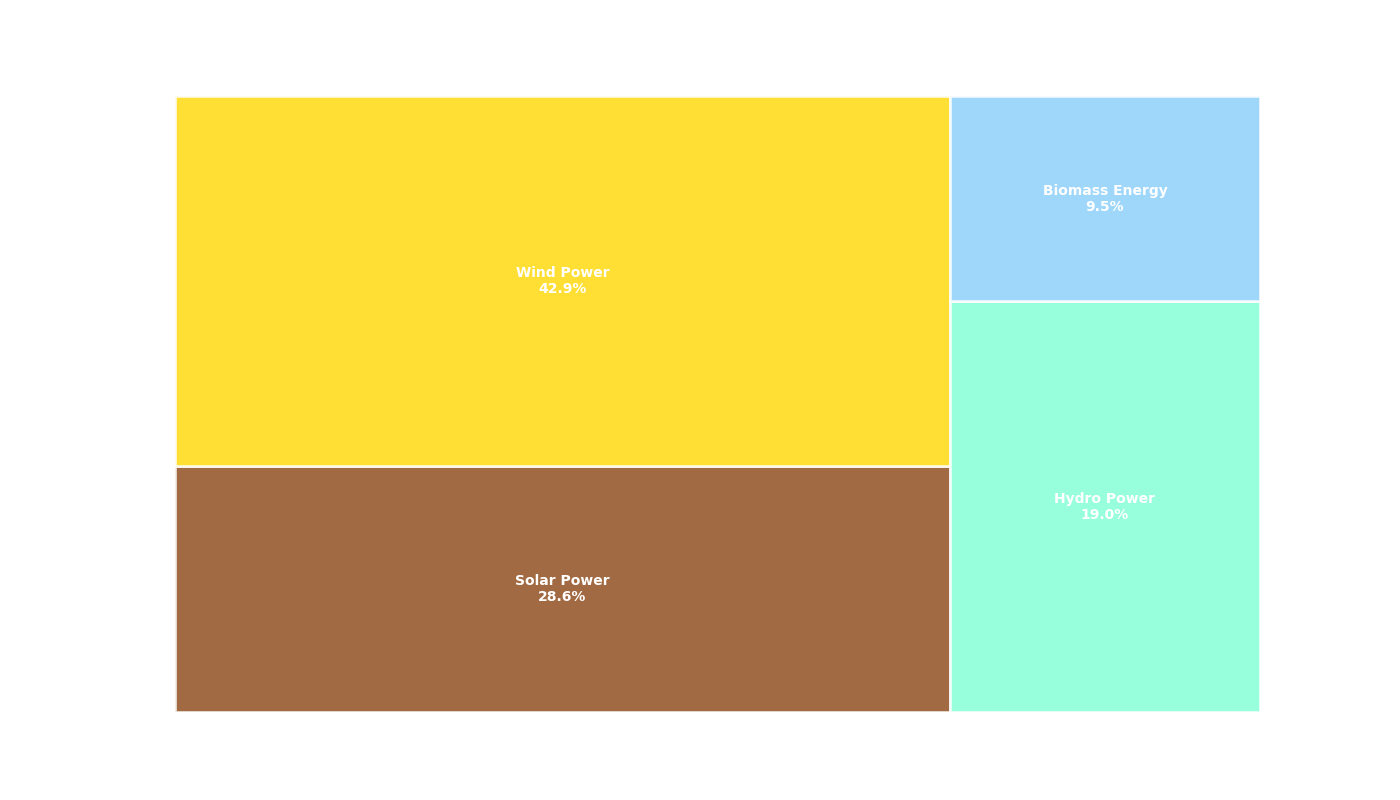

Write Python code to recreate this figure.
import matplotlib.pyplot as plt
import squarify

energy_sources = [
    'Solar Power', 
    'Wind Power', 
    'Hydro Power', 
    'Biomass Energy'
]

contributions = [300, 450, 200, 100]

total_contribution = sum(contributions)
sizes = [c / total_contribution * 100 for c in contributions]

# Static colors for each energy source
colors = ['#8B4513', '#FFD700', '#7FFFD4', '#87CEFA']

fig, ax = plt.subplots(figsize=(14, 8))

squarify.plot(sizes=sizes, label=[f"{source}\n{size:.1f}%" for source, size in zip(energy_sources, sizes)],
              color=colors, alpha=0.8, edgecolor="white", linewidth=2, 
              text_kwargs={'fontsize': 10, 'weight': 'bold', 'color': 'white'})

plt.axis('off')

plt.show()
